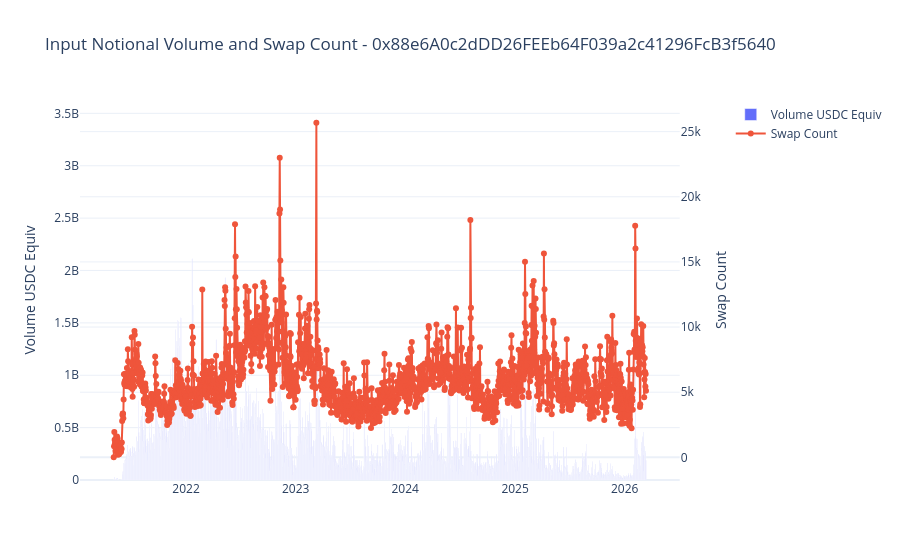
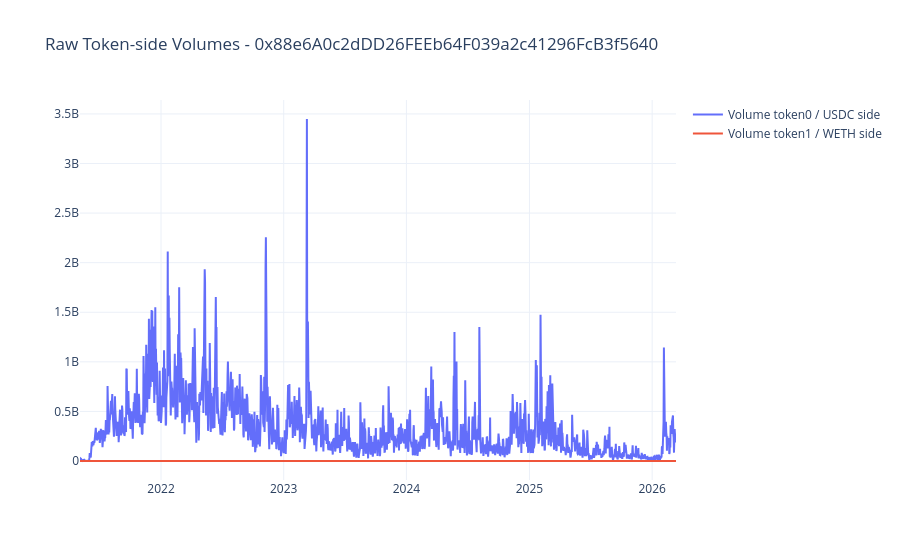
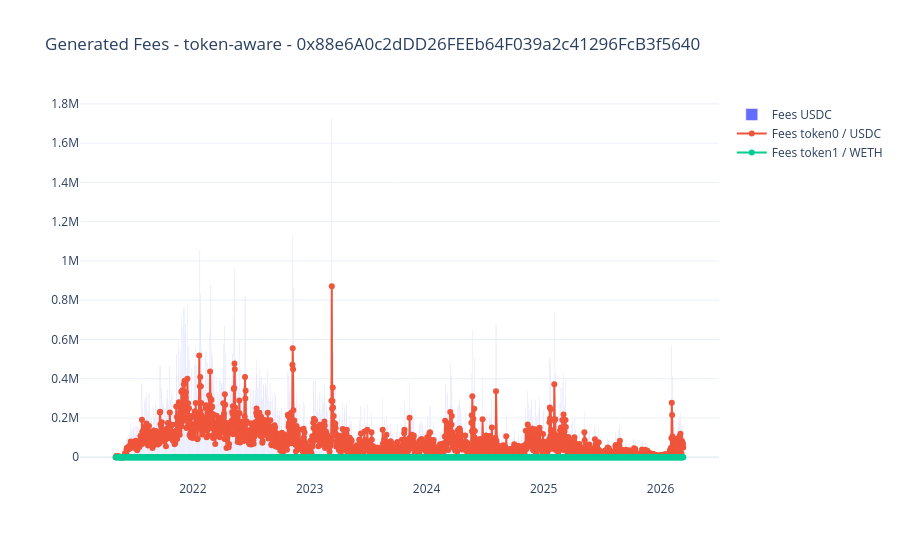

The notebook cell these images were saved under, in order:
### Code cell
filters, params = build_filters(pool=POOL, date_from=DATE_FROM, date_to=DATE_TO)

volume_df = query_df(
    dedent(
        f"""
        SELECT
            date,
            volume_token0 AS volume_usdc,
            volume_token1 AS volume_weth,
            volume_token0_equiv AS volume_usdc_equiv,
            swap_count,
            fees_token0,
            fees_token1,
            fees_token0_equiv AS fees_usdc_equiv
        FROM mart_volume_daily
        {filters}
        ORDER BY date
        """
    ),
    params,
)

fig = make_subplots(specs=[[{"secondary_y": True}]])
fig.add_trace(go.Bar(x=volume_df["date"], y=volume_df["volume_usdc_equiv"], name="Volume USDC Equiv"), secondary_y=False)
fig.add_trace(go.Scatter(x=volume_df["date"], y=volume_df["swap_count"], name="Swap Count", mode="lines+markers"), secondary_y=True)
fig.update_layout(title=f"Input Notional Volume and Swap Count - {POOL}", template="plotly_white", hovermode="x unified")
fig.update_yaxes(title_text="Volume USDC Equiv", secondary_y=False)
fig.update_yaxes(title_text="Swap Count", secondary_y=True)
fig.show()

fig = go.Figure()
fig.add_trace(go.Scatter(x=volume_df["date"], y=volume_df["volume_usdc"], name="Volume token0 / USDC side", mode="lines"))
fig.add_trace(go.Scatter(x=volume_df["date"], y=volume_df["volume_weth"], name="Volume token1 / WETH side", mode="lines"))
fig.update_layout(title=f"Raw Token-side Volumes - {POOL}", template="plotly_white", hovermode="x unified")
fig.show()

fig = go.Figure()
fig.add_trace(go.Bar(x=volume_df["date"], y=volume_df["fees_usdc_equiv"], name="Fees USDC Equiv"))
fig.add_trace(go.Scatter(x=volume_df["date"], y=volume_df["fees_token0"], name="Fees token0 / USDC", mode="lines+markers"))
fig.add_trace(go.Scatter(x=volume_df["date"], y=volume_df["fees_token1"], name="Fees token1 / WETH", mode="lines+markers"))
fig.update_layout(title=f"Generated Fees - token-aware - {POOL}", template="plotly_white", hovermode="x unified")
fig.show()

volume_df.tail()

### Figure 1 — Plotly figure (JSON) as saved in the notebook; plotly's stock layout.template omitted (floating-point values rounded to 4 significant figures; data arrays with more than 128 entries replaced by an {"elided": "..."} marker saying what was removed)
{"data": [{"name": "Volume USDC Equiv", "type": "bar", "x": {"elided": "1774 str values"}, "xaxis": "x", "y": {"elided": "1774 float values"}, "yaxis": "y"}, {"mode": "lines+markers", "name": "Swap Count", "type": "scatter", "x": {"elided": "1774 str values"}, "xaxis": "x", "y": {"elided": "1774 int values"}, "yaxis": "y2"}], "layout": {"hovermode": "x unified", "title": {"text": "Input Notional Volume and Swap Count - 0x88e6A0c2dDD26FEEb64F039a2c41296FcB3f5640"}, "xaxis": {"anchor": "y", "domain": [0, 0.94]}, "yaxis": {"anchor": "x", "domain": [0, 1], "title": {"text": "Volume USDC Equiv"}}, "yaxis2": {"anchor": "x", "overlaying": "y", "side": "right", "title": {"text": "Swap Count"}}}}

### Figure 2 — Plotly figure (JSON) as saved in the notebook; plotly's stock layout.template omitted (floating-point values rounded to 4 significant figures; data arrays with more than 128 entries replaced by an {"elided": "..."} marker saying what was removed)
{"data": [{"mode": "lines", "name": "Volume token0 / USDC side", "type": "scatter", "x": {"elided": "1774 str values"}, "y": {"elided": "1774 float values"}}, {"mode": "lines", "name": "Volume token1 / WETH side", "type": "scatter", "x": {"elided": "1774 str values"}, "y": {"elided": "1774 float values"}}], "layout": {"hovermode": "x unified", "title": {"text": "Raw Token-side Volumes - 0x88e6A0c2dDD26FEEb64F039a2c41296FcB3f5640"}}}

### Figure 3 — Plotly figure (JSON) as saved in the notebook; plotly's stock layout.template omitted (floating-point values rounded to 4 significant figures; data arrays with more than 128 entries replaced by an {"elided": "..."} marker saying what was removed)
{"data": [{"name": "Fees USDC", "type": "bar", "x": {"elided": "1774 str values"}, "y": {"elided": "1774 float values"}}, {"mode": "lines+markers", "name": "Fees token0 / USDC", "type": "scatter", "x": {"elided": "1774 str values"}, "y": {"elided": "1774 float values"}}, {"mode": "lines+markers", "name": "Fees token1 / WETH", "type": "scatter", "x": {"elided": "1774 str values"}, "y": {"elided": "1774 float values"}}], "layout": {"hovermode": "x unified", "title": {"text": "Generated Fees - token-aware - 0x88e6A0c2dDD26FEEb64F039a2c41296FcB3f5640"}}}
